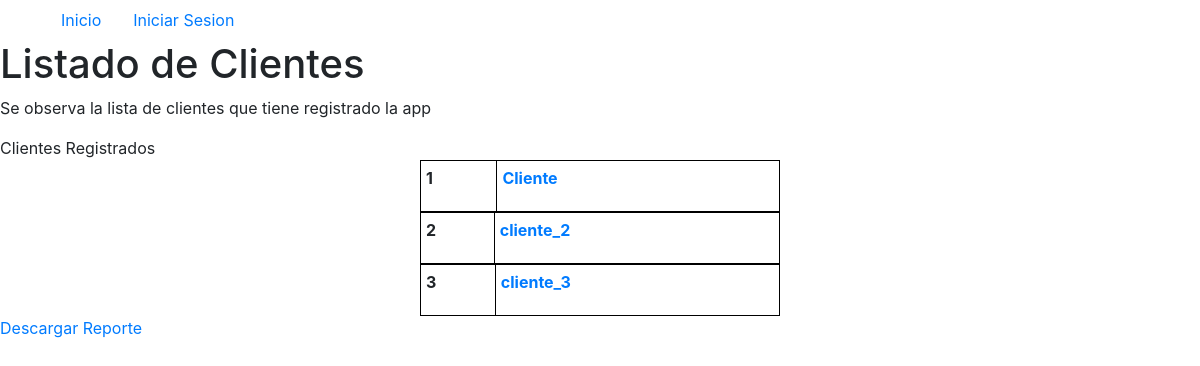
Page /clientes/ on the earlier database version.
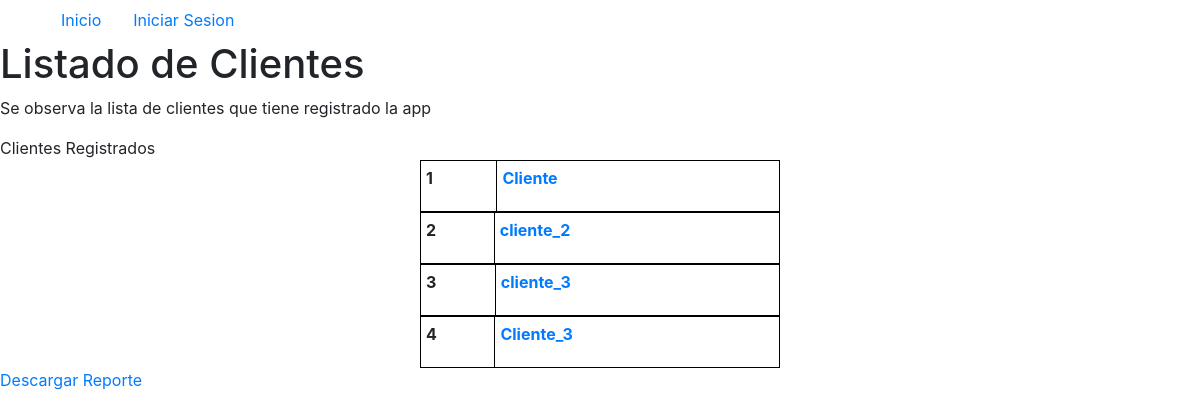
Same page on the later database version.
### cliente/models.py (models this page shows)
class Cliente(models.Model):
    user = models.OneToOneField(User, on_delete=models.CASCADE)
    credit_card  =      models.TextField(max_length = 20)
    def get_absolute_url(self):
        return reverse("cliente:cliente-detail", kwargs={"pk": self.pk})

### cliente/views.py (the view)
# urls.py: path('', ClienteListView.as_view(), name = 'cliente-list'),
class ClienteListView(ListView):
  model = Cliente

### cliente/templates/cliente/cliente_list.html (shortened to what this page needs)
{% extends 'base.html' %}
{% block body %}
<h1> Listado de Clientes </h1>
<p>Se observa la lista de clientes que tiene registrado la app</p>
<caption> Clientes Registrados</caption>
{% for instance in object_list %}
<table>
  <tr>
    <th>
      <p> {{ instance.id }} </p>
    </th>
    <th><p>
      <a href='{{ instance.get_absolute_url }}'>{{ instance.user.username }}</a>
    </p></th>
  </tr>
</table>
{% endfor %}
<a href='{% url 'cliente:cliente-report' %}' value='reporte'>Descargar Reporte</a>
{% endblock %}

Differences in the rows shown:
added Cliente: id "4", user.username "Cliente_3"
